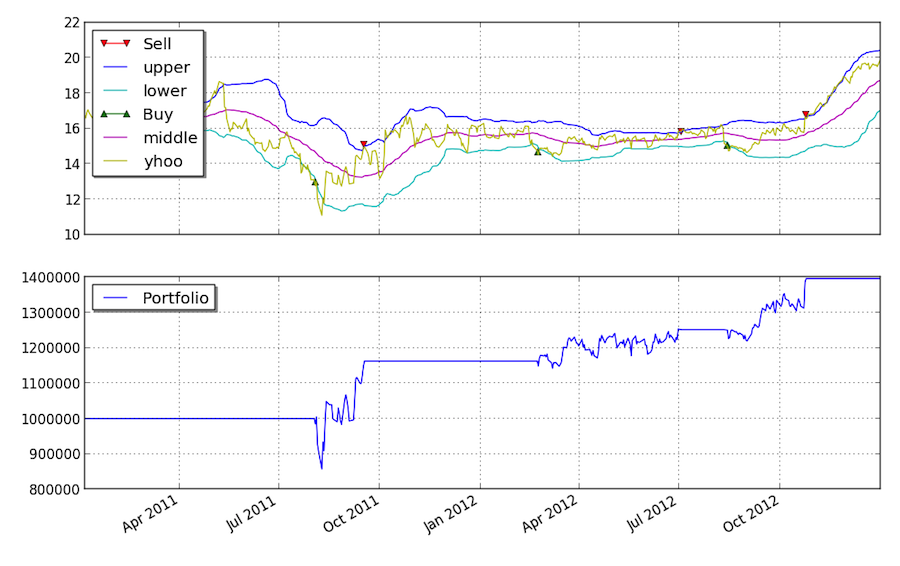

Recreate this plot in Python.
from pyalgotrade import strategy
from pyalgotrade.barfeed import yahoofeed
from pyalgotrade import plotter
from pyalgotrade.tools import yahoofinance
from pyalgotrade.technical import bollinger

import os

class MyStrategy(strategy.Strategy):
    def __init__(self, feed, instrument, bBandsPeriod):
        strategy.Strategy.__init__(self, feed)
        self.__instrument = instrument
        self.__bbands = bollinger.BollingerBands(feed[instrument].getCloseDataSeries(), bBandsPeriod, 2)

    def getBollingerBands(self):
        return self.__bbands

    def onBars(self, bars):
        lower = self.__bbands.getLowerBand()[-1]
        upper = self.__bbands.getUpperBand()[-1]
        if lower == None:
            return

        shares = self.getBroker().getShares(self.__instrument)
        bar = bars[self.__instrument]
        if shares == 0 and bar.getClose() < lower:
            sharesToBuy = int(self.getBroker().getCash(False) / bar.getClose())
            self.order(self.__instrument, sharesToBuy) 
        elif shares > 0 and bar.getClose() > upper:
            self.order(self.__instrument, -1*shares) 

def build_feed(instruments, fromYear, toYear):
    feed = yahoofeed.Feed()

    for year in range(fromYear, toYear+1):
        for symbol in instruments:
            fileName = "%s-%d-yahoofinance.csv" % (symbol, year)
            if not os.path.exists(fileName):
                print "Downloading %s %d" % (symbol, year)
                csv = yahoofinance.get_daily_csv(symbol, year)
                f = open(fileName, "w")
                f.write(csv)
                f.close()
            feed.addBarsFromCSV(symbol, fileName)
    return feed

def main(plot):
    instrument = "yhoo"
    bBandsPeriod = 40

    # Download the bars.
    feed = build_feed([instrument], 2011, 2012)

    myStrategy = MyStrategy(feed, instrument, bBandsPeriod)

    if plot:
        plt = plotter.StrategyPlotter(myStrategy, True, True, True)
        plt.getInstrumentSubplot(instrument).addDataSeries("upper", myStrategy.getBollingerBands().getUpperBand())
        plt.getInstrumentSubplot(instrument).addDataSeries("middle", myStrategy.getBollingerBands().getMiddleBand())
        plt.getInstrumentSubplot(instrument).addDataSeries("lower", myStrategy.getBollingerBands().getLowerBand())

    myStrategy.run()
    print "Result: %.2f" % myStrategy.getResult()

    if plot:
        plt.plot()

if __name__ == "__main__":
    main(True)
